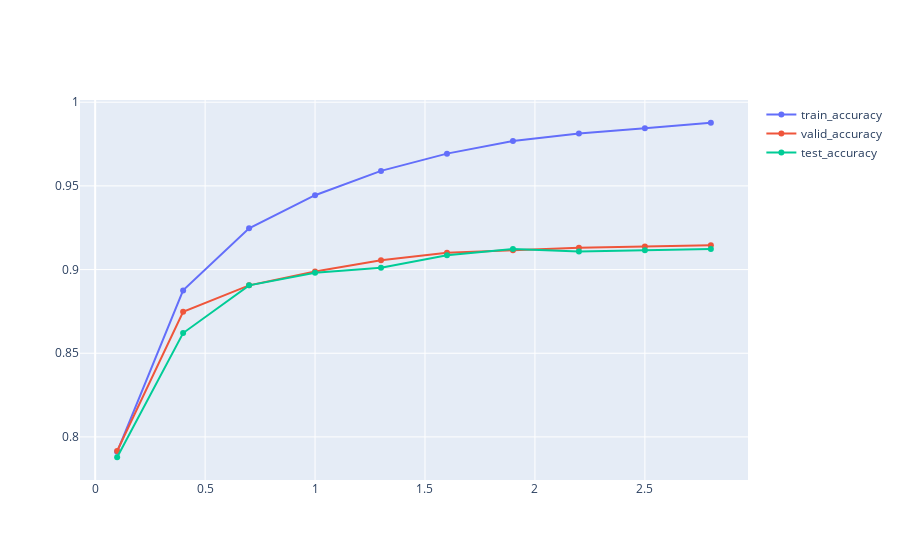

Notebook code for this chart:
### Code cell
fig = go.Figure()
fig.add_trace(go.Scatter(x=df_regularization["lambda"], y=df_regularization["train_accuracy"], name="train_accuracy"))
fig.add_trace(go.Scatter(x=df_regularization["lambda"], y=df_regularization["valid_accuracy"], name="valid_accuracy"))
fig.add_trace(go.Scatter(x=df_regularization["lambda"], y=df_regularization["test_accuracy"], name="test_accuracy"))
fig

### Figure 1 — Plotly figure (JSON) as saved in the notebook; plotly's stock layout.template omitted (floating-point values rounded to 4 significant figures)
{"data": [{"name": "train_accuracy", "type": "scatter", "x": [0.1, 0.4, 0.7, 1.0, 1.3, 1.6, 1.9, 2.2, 2.5, 2.8], "y": [0.7911, 0.8876, 0.9247, 0.9444, 0.959, 0.9693, 0.9768, 0.9813, 0.9844, 0.9877]}, {"name": "valid_accuracy", "type": "scatter", "x": [0.1, 0.4, 0.7, 1.0, 1.3, 1.6, 1.9, 2.2, 2.5, 2.8], "y": [0.7916, 0.8748, 0.8906, 0.8988, 0.9055, 0.91, 0.9115, 0.913, 0.9138, 0.9145]}, {"name": "test_accuracy", "type": "scatter", "x": [0.1, 0.4, 0.7, 1.0, 1.3, 1.6, 1.9, 2.2, 2.5, 2.8], "y": [0.7879, 0.8621, 0.8906, 0.8981, 0.901, 0.9085, 0.9123, 0.9108, 0.9115, 0.9123]}], "layout": {}}
